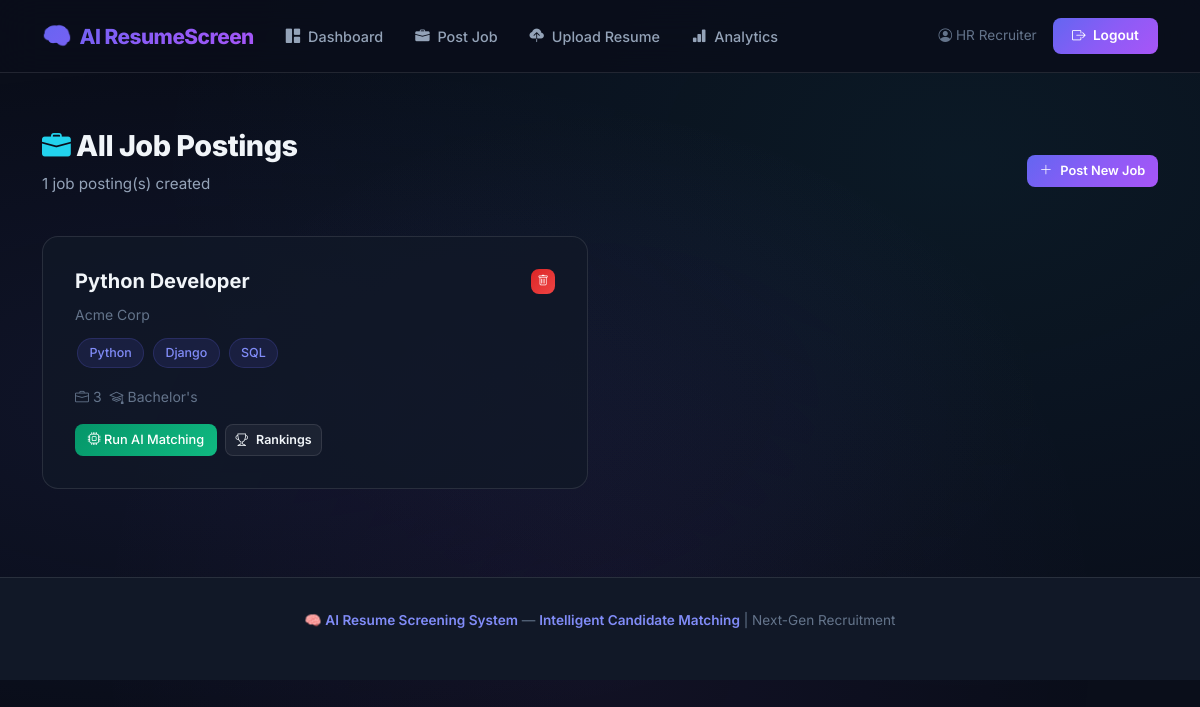
Page /jobs (signed in) on the committed database.
### tables this page shows
CREATE TABLE jobs (
    id INTEGER PRIMARY KEY AUTOINCREMENT,
    job_title VARCHAR(200) NOT NULL,
    company_name VARCHAR(200) DEFAULT '',
    skills_required TEXT NOT NULL,
    experience_required VARCHAR(50) DEFAULT '',
    education_required VARCHAR(100) DEFAULT '',
    description TEXT DEFAULT '',
    created_by INTEGER,
    created_at TIMESTAMP DEFAULT CURRENT_TIMESTAMP,
    FOREIGN KEY (created_by) REFERENCES users(id)
);

### routes/job_routes.py (the view)
@job_bp.route('/jobs')
def list_jobs():
    if 'user_id' not in session:
        flash('Please login first.', 'error')
        return redirect(url_for('auth.login'))
    jobs = get_all_jobs()
    return render_template('jobs_list.html', jobs=jobs)

### models/__init__.py (called while the page is built)
def get_db():
    conn = sqlite3.connect(config.DATABASE)
    conn.row_factory = sqlite3.Row
    conn.execute("PRAGMA foreign_keys = ON")
    return conn

### models/job_model.py (called while the page is built)
def get_all_jobs():
    db = get_db()
    jobs = db.execute('SELECT * FROM jobs ORDER BY created_at DESC').fetchall()
    db.close()
    return jobs

### templates/jobs_list.html (shortened to what this page needs)
{% extends "base.html" %}
{% block content %}
<div class="container py-4">
    <div class="page-header">
        <div class="d-flex justify-content-between align-items-center flex-wrap gap-3">
            <div>
                <h1 class="page-title"><i class="bi bi-briefcase-fill" style="color: var(--accent-secondary);"></i> All Job Postings</h1>
                <p class="page-subtitle">{{ jobs|length }} job posting(s) created</p>
            </div>
            <a href="{{ url_for('jobs.create_job_page') }}" class="btn-primary-custom btn-sm-custom">
                <i class="bi bi-plus-lg"></i> Post New Job
            </a>
        </div>
    </div>
    {% if jobs %}
    <div class="row g-4">
        {% for job in jobs %}
        <div class="col-md-6 fade-in stagger-{{ loop.index }}">
            <div class="glass-card h-100">
                <div class="d-flex justify-content-between align-items-start mb-2">
                    <h5 style="font-weight: 700; margin: 0;">{{ job.job_title }}</h5>
                    <a href="javascript:void(0)"
                       data-url="{{ url_for('jobs.delete_job_route', job_id=job.id) }}"
                       data-title="{{ job.job_title }}"
                       onclick="confirmDelete(this.dataset.url, this.dataset.title)"
                       class="btn-danger-custom btn-sm-custom" style="padding:0.2rem 0.4rem;font-size:0.7rem;">
                        <i class="bi bi-trash"></i>
                    </a>
                </div>
                {% if job.company_name %}
                <small style="color: var(--text-muted);">{{ job.company_name }}</small>
                {% endif %}
                {% if job.skills_required %}
                <div class="mt-2 mb-3">
                    {% set job_skills = job.skills_required.split(',') %}
                    {% for skill in job_skills[:3] %}
                    <span class="skill-tag">{{ skill.strip() }}</span>
                    {% endfor %}
                </div>
                {% endif %}
                <div class="d-flex gap-2 mt-auto">
                    <small style="color: var(--text-muted);">
                        <i class="bi bi-briefcase"></i> {{ job.experience_required or 'Any exp.' }}
                    </small>
                    <small style="color: var(--text-muted);">
                        <i class="bi bi-mortarboard"></i> {{ job.education_required or 'Any edu.' }}
                    </small>
                </div>
                <div class="d-flex gap-2 mt-3">
                    <a href="{{ url_for('matching.run_matching', job_id=job.id) }}" class="btn-success-custom btn-sm-custom">
                        <i class="bi bi-cpu"></i> Run AI Matching
                    </a>
                    <a href="{{ url_for('matching.ranking_page', job_id=job.id) }}" class="btn-secondary-custom btn-sm-custom" style="padding:0.3rem 0.6rem;font-size:0.78rem;">
                        <i class="bi bi-trophy"></i> Rankings
                    </a>
                </div>
            </div>
        </div>
        {% endfor %}
    </div>
    {% endif %}
</div>
{% endblock %}

### static/css/style.css (style rules this page uses)
:root { --bg-primary: #0a0e1a; --bg-secondary: #111827; --bg-card: rgba(17, 24, 39, 0.8); --bg-glass: rgba(255, 255, 255, 0.05); --bg-glass-hover: rgba(255, 255, 255, 0.08); --border-glass: rgba(255, 255, 255, 0.1); --border-glass-hover: rgba(255, 255, 255, 0.2); --text-primary: #f1f5f9; --text-secondary: #94a3b8; --text-muted: #64748b; --accent-primary: #6366f1; --accent-primary-light: #818cf8; --accent-secondary: #22d3ee; --accent-success: #10b981; --accent-warning: #f59e0b; --accent-danger: #ef4444; --accent-info: #3b82f6; --gradient-primary: linear-gradient(135deg, #6366f1, #8b5cf6, #a855f7); --gradient-secondary: linear-gradient(135deg, #06b6d4, #22d3ee); --gradient-success: linear-gradient(135deg, #059669, #10b981); --gradient-danger: linear-gradient(135deg, #dc2626, #ef4444); --gradient-hero: linear-gradient(135deg, #0a0e1a 0%, #1e1b4b 50%, #0a0e1a 100%); --shadow-sm: 0 2px 10px rgba(0, 0, 0, 0.3); --shadow-md: 0 4px 20px rgba(0, 0, 0, 0.4); --shadow-lg: 0 8px 40px rgba(0, 0, 0, 0.5); --shadow-glow: 0 0 30px rgba(99, 102, 241, 0.3); --shadow-glow-cyan: 0 0 30px rgba(34, 211, 238, 0.2); --radius-sm: 8px; --radius-md: 12px; --radius-lg: 16px; --radius-xl: 24px; --transition-fast: 0.2s ease; --transition-normal: 0.3s ease; --transition-slow: 0.5s ease; --font-main: 'Inter', -apple-system, BlinkMacSystemFont, sans-serif; --font-mono: 'JetBrains Mono', monospace; }
*, *::before, *::after { margin: 0; padding: 0; box-sizing: border-box; }
html { scroll-behavior: smooth; }
body { font-family: var(--font-main); background: var(--bg-primary); color: var(--text-primary); line-height: 1.6; min-height: 100vh; overflow-x: hidden; }
body::before { content: ''; position: fixed; top: 0; left: 0; width: 100%; height: 100%; background: radial-gradient(ellipse at 20% 50%, rgba(99, 102, 241, 0.08) 0%, transparent 60%), radial-gradient(ellipse at 80% 20%, rgba(34, 211, 238, 0.06) 0%, transparent 60%), radial-gradient(ellipse at 50% 80%, rgba(168, 85, 247, 0.05) 0%, transparent 60%); pointer-events: none; z-index: 0; }
a { color: var(--accent-primary-light); text-decoration: none; transition: color var(--transition-fast); }
.btn-primary-custom { background: var(--gradient-primary); color: white; border: none; padding: 0.8rem 2rem; border-radius: var(--radius-sm); font-weight: 600; font-size: 1rem; cursor: pointer; transition: all var(--transition-fast); display: inline-flex; align-items: center; gap: 8px; text-decoration: none; }
.btn-secondary-custom { background: var(--bg-glass); color: var(--text-primary); border: 1px solid var(--border-glass); padding: 0.8rem 2rem; border-radius: var(--radius-sm); font-weight: 600; font-size: 1rem; cursor: pointer; transition: all var(--transition-fast); display: inline-flex; align-items: center; gap: 8px; text-decoration: none; }
.btn-danger-custom { background: var(--gradient-danger); color: white; border: none; padding: 0.5rem 1rem; border-radius: var(--radius-sm); font-weight: 500; cursor: pointer; transition: all var(--transition-fast); font-size: 0.85rem; }
.btn-success-custom { background: var(--gradient-success); color: white; border: none; padding: 0.5rem 1rem; border-radius: var(--radius-sm); font-weight: 500; cursor: pointer; transition: all var(--transition-fast); font-size: 0.85rem; }
.btn-sm-custom { padding: 0.35rem 0.8rem; font-size: 0.8rem; }
.glass-card { background: var(--bg-card); border: 1px solid var(--border-glass); border-radius: var(--radius-lg); padding: 2rem; backdrop-filter: blur(10px); -webkit-backdrop-filter: blur(10px); transition: all var(--transition-normal); position: relative; z-index: 1; }
.skill-tag { display: inline-block; padding: 0.25rem 0.7rem; border-radius: 20px; font-size: 0.78rem; font-weight: 500; margin: 0.15rem; background: rgba(99, 102, 241, 0.12); color: var(--accent-primary-light); border: 1px solid rgba(99, 102, 241, 0.2); }
.page-header { padding: 2rem 0 1.5rem; position: relative; z-index: 1; }
.page-title { font-size: 1.8rem; font-weight: 800; letter-spacing: -0.5px; }
.page-subtitle { color: var(--text-secondary); font-size: 0.95rem; margin-top: 0.3rem; }
.fade-in { animation: fadeIn 0.5s ease; }
.stagger-1 { animation-delay: 0.05s; }

### rows in the picture
jobs: job_title "Python Developer", company_name "Acme Corp", strip "Python" "Django" "SQL", experience_required "3", education_required "Bachelor's"

### other values in the picture
{{ session.get('user_name', 'User') }} "HR Recruiter"
{{ jobs|length }} "1"
